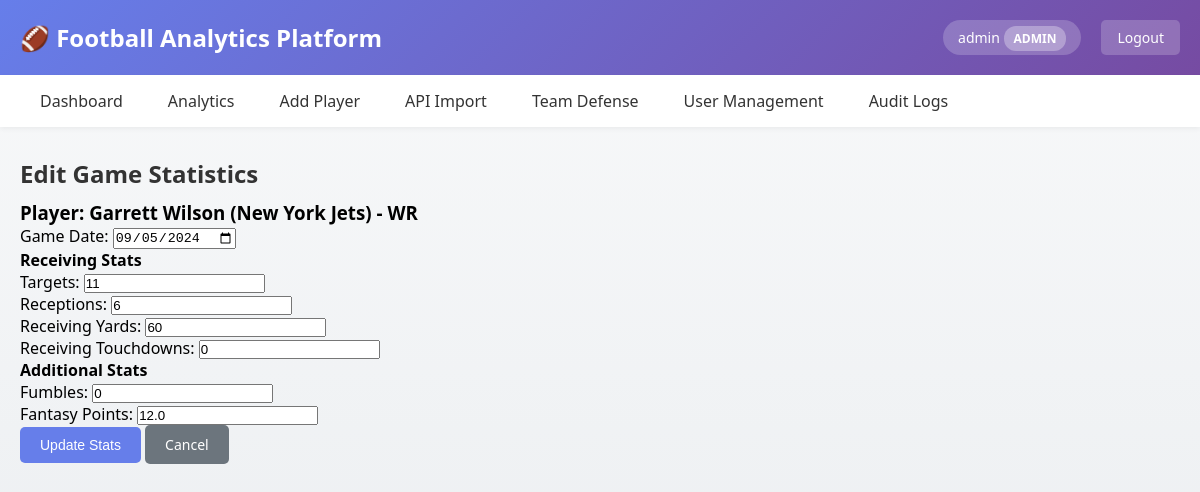
The app's page /edit_stats/1 (signed in) with its own data.
### app/main.py (models this page shows, shortened)
class User(UserMixin, db.Model):
    id = db.Column(db.Integer, primary_key=True)
    username = db.Column(db.String(80), unique=True, nullable=False)
    email = db.Column(db.String(120), unique=True, nullable=False)
    password_hash = db.Column(db.String(200), nullable=False)
    role = db.Column(db.String(20), nullable=False, default='viewer')  # admin, analyst, viewer
    created_at = db.Column(db.DateTime, default=datetime.utcnow)
    def is_admin(self):
        return self.role == 'admin'
    def is_analyst(self):
        return self.role in ['admin', 'analyst']

class Player(db.Model):
    id = db.Column(db.Integer, primary_key=True)
    name = db.Column(db.String(100), nullable=False)
    team = db.Column(db.String(100), nullable=False)
    position = db.Column(db.String(50), nullable=False)
    created_at = db.Column(db.DateTime, default=datetime.utcnow)
    stats = db.relationship('PlayerStats', backref='player', lazy=True, cascade='all, delete-orphan')
    life_events = db.relationship('LifeEvent', backref='player', lazy=True, cascade='all, delete-orphan')

class PlayerStats(db.Model):
    id = db.Column(db.Integer, primary_key=True)
    player_id = db.Column(db.Integer, db.ForeignKey('player.id'), nullable=False)
    game_date = db.Column(db.Date, nullable=False)
    passing_yards = db.Column(db.Integer, default=0)
    passing_tds = db.Column(db.Integer, default=0)
    interceptions = db.Column(db.Integer, default=0)
    completions = db.Column(db.Integer, default=0)
    pass_attempts = db.Column(db.Integer, default=0)
    rushing_yards = db.Column(db.Integer, default=0)
    rushing_tds = db.Column(db.Integer, default=0)
    carries = db.Column(db.Integer, default=0)
    receptions = db.Column(db.Integer, default=0)
    receiving_yards = db.Column(db.Integer, default=0)
    receiving_tds = db.Column(db.Integer, default=0)
    targets = db.Column(db.Integer, default=0)
    fumbles = db.Column(db.Integer, default=0)
    fantasy_points = db.Column(db.Float, default=0.0)

### app/main.py (the view, shortened to what this page needs)
@app.route('/edit_stats/<int:stats_id>', methods=['GET', 'POST'])
@login_required
@analyst_required
def edit_stats(stats_id):
    stats = PlayerStats.query.get_or_404(stats_id)
    player = Player.query.get_or_404(stats.player_id)
    return render_template('edit_stats.html', player=player, stats=stats)

### app/main.py (called while the page is built)
@login_manager.user_loader
def load_user(user_id):
    return User.query.get(int(user_id))

def analyst_required(f):
    @wraps(f)
    def decorated_function(*args, **kwargs):
        if not current_user.is_authenticated or not current_user.is_analyst():
            flash('You need analyst privileges to access this page.', 'danger')
            return redirect(url_for('index'))
        return f(*args, **kwargs)
    return decorated_function

### templates/edit_stats.html (shortened to what this page needs)
{% extends "base.html" %}
{% block content %}
<h2>Edit Game Statistics</h2>
<h3>Player: {{ player.name }} ({{ player.team }}) - {{ player.position }}</h3>
<form method="POST">
    <div class="form-group">
        <label for="game_date">Game Date:</label>
        <input type="date" id="game_date" name="game_date" value="{{ stats.game_date }}" required>
    </div>
    {% if player.position == 'QB' %}
    <h4>Passing Stats</h4>
    <div class="form-group">
        <label for="completions">Completions:</label>
        <input type="number" id="completions" name="completions" value="{{ stats.completions }}" min="0">
    </div>
    <div class="form-group">
        <label for="pass_attempts">Pass Attempts:</label>
        <input type="number" id="pass_attempts" name="pass_attempts" value="{{ stats.pass_attempts }}" min="0">
    </div>
    <div class="form-group">
        <label for="passing_yards">Passing Yards:</label>
        <input type="number" id="passing_yards" name="passing_yards" value="{{ stats.passing_yards }}">
    </div>
    <div class="form-group">
        <label for="passing_tds">Passing Touchdowns:</label>
        <input type="number" id="passing_tds" name="passing_tds" value="{{ stats.passing_tds }}" min="0">
    </div>
    <div class="form-group">
        <label for="interceptions">Interceptions:</label>
        <input type="number" id="interceptions" name="interceptions" value="{{ stats.interceptions }}" min="0">
    </div>
    <h4>Rushing Stats</h4>
    <div class="form-group">
        <label for="carries">Carries:</label>
        <input type="number" id="carries" name="carries" value="{{ stats.carries }}" min="0">
    </div>
    <div class="form-group">
        <label for="rushing_yards">Rushing Yards:</label>
        <input type="number" id="rushing_yards" name="rushing_yards" value="{{ stats.rushing_yards }}">
    </div>
    <div class="form-group">
        <label for="rushing_tds">Rushing Touchdowns:</label>
        <input type="number" id="rushing_tds" name="rushing_tds" value="{{ stats.rushing_tds }}" min="0">
    </div>
    {% elif player.position in ['WR', 'TE'] %}
    <h4>Receiving Stats</h4>
    <div class="form-group">
        <label for="targets">Targets:</label>
        <input type="number" id="targets" name="targets" value="{{ stats.targets }}" min="0">
    </div>
    <div class="form-group">
        <label for="receptions">Receptions:</label>
        <input type="number" id="receptions" name="receptions" value="{{ stats.receptions }}" min="0">
    </div>
    <div class="form-group">
        <label for="receiving_yards">Receiving Yards:</label>
        <input type="number" id="receiving_yards" name="receiving_yards" value="{{ stats.receiving_yards }}">
    </div>
    <div class="form-group">
        <label for="receiving_tds">Receiving Touchdowns:</label>
        <input type="number" id="receiving_tds" name="receiving_tds" value="{{ stats.receiving_tds }}" min="0">
    </div>
    {% endif %}
    <h4>Additional Stats</h4>
    <div class="form-group">
        <label for="fumbles">Fumbles:</label>
        <input type="number" id="fumbles" name="fumbles" value="{{ stats.fumbles }}" min="0">
    </div>
    <div class="form-group">
        <label for="fantasy_points">Fantasy Points:</label>
        <input type="number" id="fantasy_points" name="fantasy_points" step="0.1" value="{{ stats.fantasy_points }}" min="0">
    </div>
    <button type="submit" class="btn">Update Stats</button>
    <a href="/player/{{ player.id }}" class="btn btn-secondary">Cancel</a>
</form>
{% endblock %}

### templates/base.html (shortened to what this page needs)
<!DOCTYPE html>
<html lang="en">
<head>
</head>
<body>
    <div class="header">
        <div class="header-content">
            <h1>🏈 Football Analytics Platform</h1>
            {% if current_user.is_authenticated %}
            <div class="user-info">
                <div class="user-badge">
                    {{ current_user.username }}
                    <span class="role-badge">{{ current_user.role }}</span>
                </div>
                <a href="{{ url_for('logout') }}" class="logout-btn">Logout</a>
            </div>
            {% endif %}
        </div>
    </div>
    {% if current_user.is_authenticated %}
    <nav>
        <ul>
            <li><a href="{{ url_for('index') }}">Dashboard</a></li>
            <li><a href="{{ url_for('analytics') }}">Analytics</a></li>
            {% if current_user.is_analyst() %}
            <li><a href="{{ url_for('add_player') }}">Add Player</a></li>
            <li><a href="{{ url_for('api_test') }}">API Import</a></li>
            <li><a href="{{ url_for('view_team_defense') }}">Team Defense</a></li>
            {% endif %}
            {% if current_user.is_admin() %}
            <li><a href="{{ url_for('admin_users') }}">User Management</a></li>
            <li><a href="{{ url_for('audit_logs') }}">Audit Logs</a></li>
            {% endif %}
        </ul>
    </nav>
    {% endif %}
    <div class="container">
        {% block content %}{% endblock %}
    </div>
</body>
</html>

### templates/base.html (style rules this page uses)
* { margin: 0; padding: 0; box-sizing: border-box; }
body { font-family: 'Segoe UI', Tahoma, Geneva, Verdana, sans-serif; background: linear-gradient(to bottom, #f8f9fa, #e9ecef); min-height: 100vh; }
.header { background: linear-gradient(135deg, #667eea 0%, #764ba2 100%); color: white; padding: 20px 0; box-shadow: 0 2px 10px rgba(0,0,0,0.1); }
.header-content { max-width: 1200px; margin: 0 auto; padding: 0 20px; display: flex; justify-content: space-between; align-items: center; }
.header h1 { font-size: 24px; display: flex; align-items: center; gap: 10px; }
.user-info { display: flex; align-items: center; gap: 20px; }
.user-badge { background: rgba(255, 255, 255, 0.2); padding: 8px 15px; border-radius: 20px; font-size: 14px; }
.role-badge { background: rgba(255, 255, 255, 0.3); padding: 4px 10px; border-radius: 12px; font-size: 12px; font-weight: bold; text-transform: uppercase; }
nav { background: white; box-shadow: 0 2px 5px rgba(0,0,0,0.05); position: sticky; top: 0; z-index: 100; }
nav ul { max-width: 1200px; margin: 0 auto; padding: 0 20px; list-style: none; display: flex; gap: 5px; }
nav a { display: block; padding: 15px 20px; color: #333; text-decoration: none; font-weight: 500; transition: background 0.3s, color 0.3s; }
.container { max-width: 1200px; margin: 30px auto; padding: 0 20px; }
.btn { display: inline-block; padding: 10px 20px; background: #667eea; color: white; text-decoration: none; border-radius: 5px; border: none; cursor: pointer; font-size: 14px; font-weight: 500; transition: background 0.3s; }
.btn-secondary { background: #6c757d; }
h2 { color: #333; margin-bottom: 10px; }
.logout-btn { background: rgba(255, 255, 255, 0.2); color: white; padding: 8px 16px; border-radius: 5px; text-decoration: none; font-size: 14px; transition: background 0.3s; }

### records on screen
User: username "admin", role "ADMIN"
Player: name "Garrett Wilson", team "New York Jets", position "WR"
PlayerStats: game_date "09/05/2024", targets "11", receptions "6", receiving_yards "60", receiving_tds "0", fumbles "0", fantasy_points "12.0"
